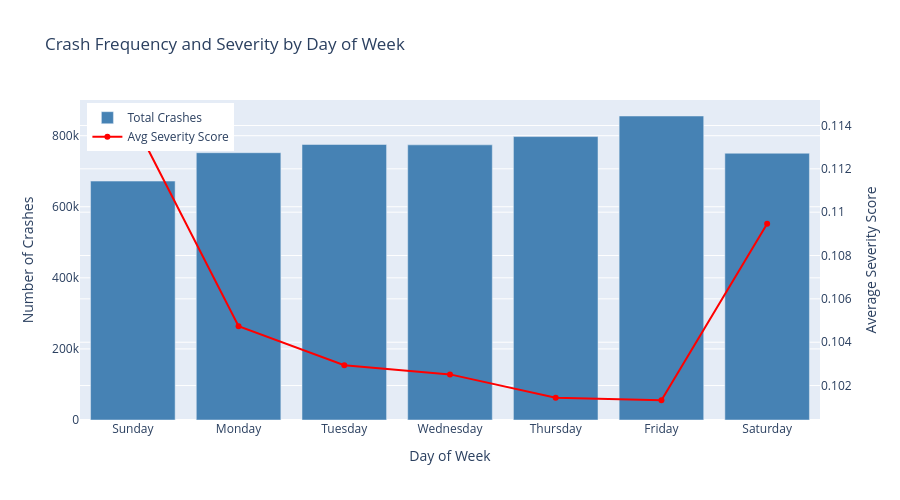

The notebook cell saved with this chart:
### Markdown cell above
### Research Question 4: Do crash patterns vary by day of the week?

**Hypothesis:** Weekdays will show higher crash frequencies than weekends due to commuter traffic, with Friday potentially showing elevated rates as drivers are more fatigued at the end of the work week.

### Code cell
# 3.2 Crashes by Day of Week
print("Analyzing crash patterns by day of week...")

# Find day of week column
day_name_col = find_col(['crash_day_name', 'CRASH_DAY_NAME', 'day_of_week'])
day_col = find_col(['crash_day_of_week', 'CRASH_DAY_OF_WEEK'])

if day_name_col and day_col:
    query_day = f"""
        SELECT 
            {day_col} as day_num,
            {day_name_col} as day_name, 
            COUNT(*) as crashes,
            AVG(severity_score) as avg_severity
        FROM crashes 
        WHERE {day_name_col} IS NOT NULL
        GROUP BY 1, 2
        ORDER BY 1
    """
    df_day = con.execute(query_day).df()
    
    # Create a grouped bar chart showing crashes and severity
    fig_day = go.Figure()
    
    # Add crashes bar
    fig_day.add_trace(go.Bar(
        x=df_day['day_name'],
        y=df_day['crashes'],
        name='Total Crashes',
        marker_color='steelblue',
        yaxis='y'
    ))
    
    # Add average severity line
    fig_day.add_trace(go.Scatter(
        x=df_day['day_name'],
        y=df_day['avg_severity'],
        name='Avg Severity Score',
        marker_color='red',
        yaxis='y2',
        mode='lines+markers'
    ))
    
    # Update layout with dual y-axes
    fig_day.update_layout(
        title='Crash Frequency and Severity by Day of Week',
        xaxis=dict(title='Day of Week'),
        yaxis=dict(title='Number of Crashes', side='left'),
        yaxis2=dict(title='Average Severity Score', side='right', overlaying='y'),
        legend=dict(x=0.01, y=0.99),
        height=500
    )
    
    fig_day.show()
    
    # Find peak day
    peak_day = df_day.loc[df_day['crashes'].idxmax()]
    lowest_day = df_day.loc[df_day['crashes'].idxmin()]
    
    print(f"\n**Interpretation:** {peak_day['day_name']} has the highest crash count with {peak_day['crashes']:,.0f} crashes, "
          f"while {lowest_day['day_name']} has the lowest with {lowest_day['crashes']:,.0f} crashes. ")
    
    # Calculate weekday vs weekend
    weekday_crashes = df_day[df_day['day_num'] < 5]['crashes'].sum()
    weekend_crashes = df_day[df_day['day_num'] >= 5]['crashes'].sum()
    
    print(f"Weekdays account for {weekday_crashes:,.0f} crashes ({100*weekday_crashes/(weekday_crashes+weekend_crashes):.1f}%), "
          f"while weekends account for {weekend_crashes:,.0f} crashes ({100*weekend_crashes/(weekday_crashes+weekend_crashes):.1f}%). "
          f"This pattern reflects the higher traffic volume during workdays versus weekends.")
else:
    print("Day of week columns not found.")

### Figure 1 — Plotly figure (JSON) as saved in the notebook; plotly's stock layout.template omitted (floating-point values rounded to 4 significant figures)
{"data": [{"marker": {"color": "steelblue"}, "name": "Total Crashes", "type": "bar", "x": ["Sunday", "Monday", "Tuesday", "Wednesday", "Thursday", "Friday", "Saturday"], "y": [672289, 752105, 775233, 774287, 797496, 855398, 750608], "yaxis": "y"}, {"marker": {"color": "red"}, "mode": "lines+markers", "name": "Avg Severity Score", "type": "scatter", "x": ["Sunday", "Monday", "Tuesday", "Wednesday", "Thursday", "Friday", "Saturday"], "y": [0.1143, 0.1047, 0.1029, 0.1025, 0.1014, 0.1013, 0.1095], "yaxis": "y2"}], "layout": {"height": 500, "legend": {"x": 0.01, "y": 0.99}, "title": {"text": "Crash Frequency and Severity by Day of Week"}, "xaxis": {"title": {"text": "Day of Week"}}, "yaxis": {"side": "left", "title": {"text": "Number of Crashes"}}, "yaxis2": {"overlaying": "y", "side": "right", "title": {"text": "Average Severity Score"}}}}
